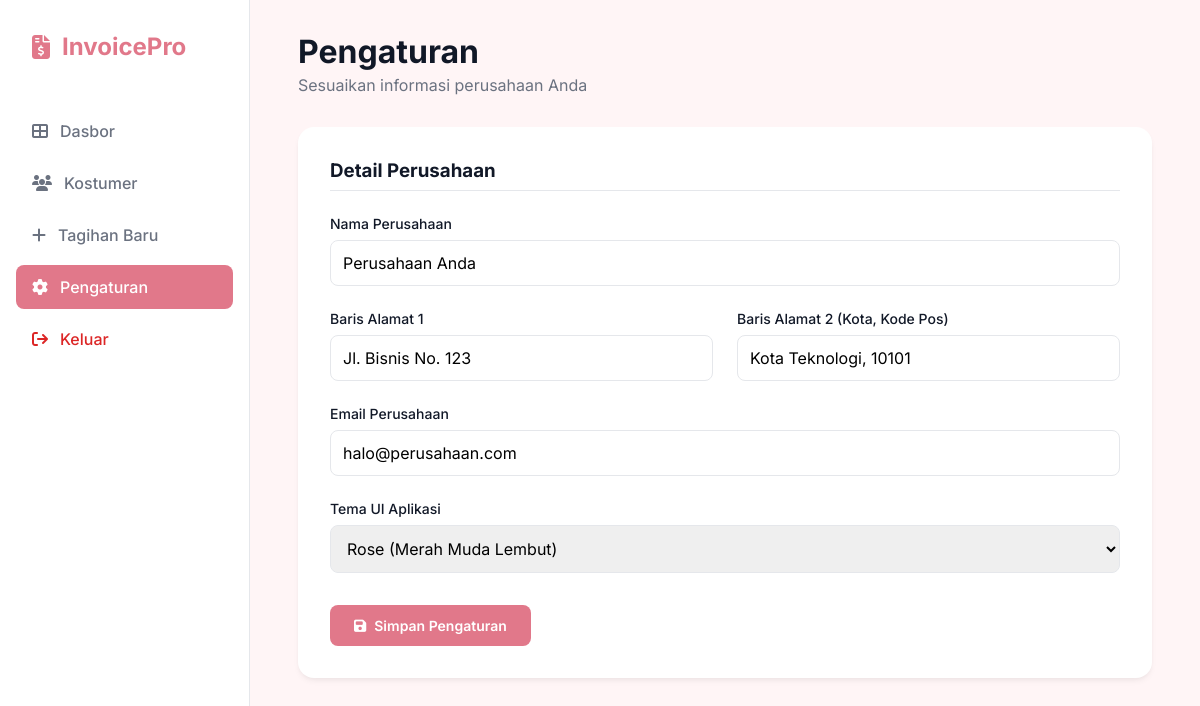
The page /settings.php (signed in) on the database its author committed.
### tables this page shows
CREATE TABLE `user_settings` (
  `user_id` int(11) NOT NULL,
  `company_name` varchar(255) DEFAULT 'Perusahaan Anda',
  `company_address1` varchar(255) DEFAULT 'Jl. Bisnis No. 123',
  `company_address2` varchar(255) DEFAULT 'Kota Teknologi, 10101',
  `company_email` varchar(100) DEFAULT 'halo@perusahaan.com',
  `theme` varchar(50) DEFAULT 'theme-default'
);

### config/auth.php (called while the page is built, shortened)
<?php
global $conn;
if(isset($conn)) {
    $uid = $_SESSION['user_id'];
    $theme_q = $conn->query("SELECT theme FROM user_settings WHERE user_id = $uid");
    if($theme_q && $theme_q->num_rows > 0) {
        $tr = $theme_q->fetch_assoc();
        $global_theme = $tr['theme'];
    }
}
?>

### settings.php (the view, shortened to what this page needs)
<?php
require_once 'config/db.php';
require_once 'config/auth.php';
$user_id = $_SESSION['user_id'];
$setting_res = $conn->query("SELECT * FROM user_settings WHERE user_id = $user_id");
$settings = $setting_res->fetch_assoc();
?>
<!DOCTYPE html>
<html lang="en">
<head>
    <link rel="stylesheet" href="assets/css/style.css">
    <link rel="stylesheet" href="https://cdnjs.cloudflare.com/ajax/libs/font-awesome/6.4.0/css/all.min.css">
</head>
<body class="<?= htmlspecialchars($global_theme) ?>">
    <div class="sidebar">
        <div class="logo">
            <i class="fa-solid fa-file-invoice-dollar placeholder-icon"></i>
            <span>InvoicePro</span>
        </div>
        <nav>
            <a href="index.php"><i class="fa-solid fa-table-cells-large"></i> Dasbor</a>
            <a href="customers.php"><i class="fa-solid fa-users"></i> Kostumer</a>
            <a href="create.php"><i class="fa-solid fa-plus"></i> Tagihan Baru</a>
            <a href="settings.php" class="active"><i class="fa-solid fa-gear"></i> Pengaturan</a>
            <a href="logout.php" style="margin-top: auto; color: #DC2626;"><i class="fa-solid fa-arrow-right-from-bracket"></i> Keluar</a>
        </nav>
    </div>
    <main class="content">
        <header>
            <div class="header-left">
                <h1>Pengaturan</h1>
                <p>Sesuaikan informasi perusahaan Anda</p>
            </div>
        </header>
        <section class="invoice-list-container">
            <div class="card" style="padding: 2rem;">
                <form action="settings.php" method="POST">
                    <h3 style="margin-bottom: 1.5rem; border-bottom: 1px solid var(--border); padding-bottom: 0.5rem;">Detail Perusahaan</h3>
                    <div class="form-group">
                        <label>Nama Perusahaan</label>
                        <input type="text" name="company_name" class="form-control" value="<?= htmlspecialchars($settings['company_name'] ?? 'Your Company LLC') ?>" required>
                    </div>
                    <div class="form-row">
                        <div class="form-group">
                            <label>Baris Alamat 1</label>
                            <input type="text" name="company_address1" class="form-control" value="<?= htmlspecialchars($settings['company_address1'] ?? '123 Business Road') ?>" required>
                        </div>
                        <div class="form-group">
                            <label>Baris Alamat 2 (Kota, Kode Pos)</label>
                            <input type="text" name="company_address2" class="form-control" value="<?= htmlspecialchars($settings['company_address2'] ?? 'Tech City, TC 10101') ?>" required>
                        </div>
                    </div>
                    <div class="form-group">
                        <label>Email Perusahaan</label>
                        <input type="email" name="company_email" class="form-control" value="<?= htmlspecialchars($settings['company_email'] ?? 'hello@yourcompany.com') ?>" required>
                    </div>
                    <div class="form-group">
                        <label>Tema UI Aplikasi</label>
                        <select name="theme" class="form-control">
                            <option value="theme-rose" <?= ($settings['theme'] ?? '') == 'theme-rose' ? 'selected' : '' ?>>Rose (Merah Muda Lembut)</option>
                        </select>
                    </div>
                    <div style="margin-top: 2rem;">
                        <button type="submit" class="btn btn-primary"><i class="fa-solid fa-floppy-disk"></i> Simpan Pengaturan</button>
                    </div>
                </form>
            </div>
        </section>
    </main>
</body>
</html>

### assets/css/style.css (style rules this page uses)
:root { --primary: #4F46E5; --primary-hover: #4338CA; --secondary: #10B981; --background: #F3F4F6; --surface: #FFFFFF; --text-main: #111827; --text-muted: #6B7280; --border: #E5E7EB; --status-draft-bg: #F3F4F6; --status-draft-text: #374151; --status-sent-bg: #DBEAFE; --status-sent-text: #1D4ED8; --status-paid-bg: #D1FAE5; --status-paid-text: #047857; --status-overdue-bg: #FEE2E2; --status-overdue-text: #B91C1C; }
body.theme-rose { --primary: #E1788A; --primary-hover: #CE6577; --background: #FFF5F6; --surface: #FFFFFF; }
* { box-sizing: border-box; margin: 0; padding: 0; }
body { font-family: 'Inter', sans-serif; background-color: var(--background); color: var(--text-main); display: flex; min-height: 100vh; }
a { text-decoration: none; color: inherit; }
.sidebar { width: 250px; background-color: var(--surface); border-right: 1px solid var(--border); padding: 2rem 1rem; position: fixed; height: 100vh; left: 0; top: 0; }
.logo { font-size: 1.5rem; font-weight: 700; color: var(--primary); display: flex; align-items: center; gap: 0.75rem; margin-bottom: 3rem; padding: 0 1rem; }
.sidebar nav { display: flex; flex-direction: column; gap: 0.5rem; }
.sidebar nav a { display: flex; align-items: center; gap: 0.75rem; padding: 0.75rem 1rem; border-radius: 0.5rem; color: var(--text-muted); font-weight: 500; transition: all 0.2s ease; }
.sidebar nav a:hover, .sidebar nav a.active { background-color: var(--primary); color: white; }
.content { flex: 1; margin-left: 250px; padding: 2rem 3rem; }
header { display: flex; justify-content: space-between; align-items: center; margin-bottom: 2rem; }
header h1 { font-size: 2rem; font-weight: 700; }
header p { color: var(--text-muted); margin-top: 0.25rem; }
.btn { display: inline-flex; align-items: center; gap: 0.5rem; padding: 0.75rem 1.5rem; border-radius: 0.5rem; font-weight: 600; cursor: pointer; transition: background-color 0.2s ease, transform 0.1s ease; border: none; font-family: 'Inter', sans-serif; font-size: 0.875rem; }
.btn-primary { background-color: var(--primary); color: white; }
.card { background: var(--surface); border-radius: 1rem; box-shadow: 0 4px 6px -1px rgba(0, 0, 0, 0.05), 0 2px 4px -1px rgba(0, 0, 0, 0.03); overflow: hidden; }
.form-group { margin-bottom: 1.5rem; }
.form-group label { display: block; margin-bottom: 0.5rem; font-weight: 500; font-size: 0.875rem; }
.form-control { width: 100%; padding: 0.75rem; border: 1px solid var(--border); border-radius: 0.5rem; font-family: inherit; font-size: 1rem; transition: border-color 0.2s, box-shadow 0.2s; }
.form-row { display: flex; gap: 1.5rem; }
.form-row > div { flex: 1; }

### rows shown on the page
user_settings: company_name "Perusahaan Anda", company_address1 "Jl. Bisnis No. 123", company_address2 "Kota Teknologi, 10101", company_email "halo@perusahaan.com", theme "Rose (Merah Muda Lembut)"
